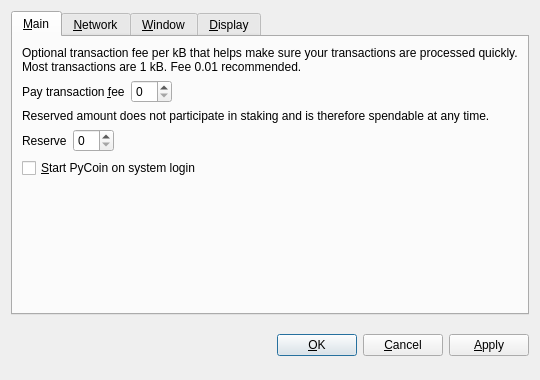
<?xml version="1.0" encoding="UTF-8"?>
<ui version="4.0">
 <class>OptionsDialog</class>
 <widget class="QDialog" name="OptionsDialog">
  <property name="geometry">
   <rect>
    <x>0</x>
    <y>0</y>
    <width>540</width>
    <height>380</height>
   </rect>
  </property>
  <property name="windowTitle">
   <string>Options</string>
  </property>
  <property name="modal">
   <bool>true</bool>
  </property>
  <layout class="QVBoxLayout" name="verticalLayout">
   <item>
    <widget class="QTabWidget" name="tabWidget">
     <property name="tabPosition">
      <enum>QTabWidget::North</enum>
     </property>
     <property name="currentIndex">
      <number>0</number>
     </property>
     <widget class="QWidget" name="tabMain">
      <attribute name="title">
       <string>&amp;Main</string>
      </attribute>
      <layout class="QVBoxLayout" name="verticalLayout_Main">
       <item>
        <widget class="QLabel" name="transactionFeeInfoLabel">
         <property name="text">
          <string>Optional transaction fee per kB that helps make sure your transactions are processed quickly. Most transactions are 1 kB. Fee 0.01 recommended.</string>
         </property>
         <property name="textFormat">
          <enum>Qt::PlainText</enum>
         </property>
         <property name="wordWrap">
          <bool>true</bool>
         </property>
        </widget>
       </item>
       <item>
        <layout class="QHBoxLayout" name="horizontalLayoutFee">
         <item>
          <widget class="QLabel" name="transactionFeeLabel">
           <property name="text">
            <string>Pay transaction &amp;fee</string>
           </property>
           <property name="textFormat">
            <enum>Qt::PlainText</enum>
           </property>
           <property name="buddy">
            <cstring>transactionFee</cstring>
           </property>
          </widget>
         </item>
         <item>
          <widget class="BitcoinAmountField" name="transactionFee"/>
         </item>
         <item>
          <spacer name="horizontalSpacerFee">
           <property name="orientation">
            <enum>Qt::Horizontal</enum>
           </property>
           <property name="sizeHint" stdset="0">
            <size>
             <width>40</width>
             <height>20</height>
            </size>
           </property>
          </spacer>
         </item>
        </layout>
       </item>
       <item>
        <widget class="QLabel" name="reserveBalanceInfoLabel">
         <property name="text">
          <string>Reserved amount does not participate in staking and is therefore spendable at any time.</string>
         </property>
         <property name="textFormat">
          <enum>Qt::PlainText</enum>
         </property>
         <property name="wordWrap">
          <bool>true</bool>
         </property>
        </widget>
       </item>
       <item>
        <layout class="QHBoxLayout" name="horizontalLayoutReserveBalance">
         <item>
          <widget class="QLabel" name="reserveBalanceLabel">
           <property name="text">
            <string>Reserve</string>
           </property>
           <property name="textFormat">
            <enum>Qt::PlainText</enum>
           </property>
           <property name="buddy">
            <cstring>reserveBalance</cstring>
           </property>
          </widget>
         </item>
         <item>
          <widget class="BitcoinAmountField" name="reserveBalance"/>
         </item>
         <item>
          <spacer name="horizontalSpacerReserveBalance">
           <property name="orientation">
            <enum>Qt::Horizontal</enum>
           </property>
           <property name="sizeHint" stdset="0">
            <size>
             <width>40</width>
             <height>20</height>
            </size>
           </property>
          </spacer>
         </item>
        </layout>
       </item>
       <item>
        <widget class="QCheckBox" name="bitcoinAtStartup">
         <property name="toolTip">
          <string>Automatically start PyCoin after logging in to the system.</string>
         </property>
         <property name="text">
          <string>&amp;Start PyCoin on system login</string>
         </property>
        </widget>
       </item>
       <item>
        <spacer name="verticalSpacer_Main">
         <property name="orientation">
          <enum>Qt::Vertical</enum>
         </property>
         <property name="sizeHint" stdset="0">
          <size>
           <width>20</width>
           <height>40</height>
          </size>
         </property>
        </spacer>
       </item>
      </layout>
     </widget>
     <widget class="QWidget" name="tabNetwork">
      <attribute name="title">
       <string>&amp;Network</string>
      </attribute>
      <layout class="QVBoxLayout" name="verticalLayout_Network">
       <item>
        <widget class="QCheckBox" name="mapPortUpnp">
         <property name="toolTip">
          <string>Automatically open the PyCoin client port on the router. This only works when your router supports UPnP and it is enabled.</string>
         </property>
         <property name="text">
          <string>Map port using &amp;UPnP</string>
         </property>
        </widget>
       </item>
       <item>
        <widget class="QCheckBox" name="connectSocks">
         <property name="toolTip">
          <string>Connect to the PyCoin network through a SOCKS proxy (e.g. when connecting through Tor).</string>
         </property>
         <property name="text">
          <string>&amp;Connect through SOCKS proxy:</string>
         </property>
        </widget>
       </item>
       <item>
        <layout class="QHBoxLayout" name="horizontalLayout_Network">
         <item>
          <widget class="QLabel" name="proxyIpLabel">
           <property name="text">
            <string>Proxy &amp;IP:</string>
           </property>
           <property name="textFormat">
            <enum>Qt::PlainText</enum>
           </property>
           <property name="buddy">
            <cstring>proxyIp</cstring>
           </property>
          </widget>
         </item>
         <item>
          <widget class="QValidatedLineEdit" name="proxyIp">
           <property name="maximumSize">
            <size>
             <width>140</width>
             <height>16777215</height>
            </size>
           </property>
           <property name="toolTip">
            <string>IP address of the proxy (e.g. 127.0.0.1)</string>
           </property>
          </widget>
         </item>
         <item>
          <widget class="QLabel" name="proxyPortLabel">
           <property name="text">
            <string>&amp;Port:</string>
           </property>
           <property name="textFormat">
            <enum>Qt::PlainText</enum>
           </property>
           <property name="buddy">
            <cstring>proxyPort</cstring>
           </property>
          </widget>
         </item>
         <item>
          <widget class="QLineEdit" name="proxyPort">
           <property name="maximumSize">
            <size>
             <width>55</width>
             <height>16777215</height>
            </size>
           </property>
           <property name="toolTip">
            <string>Port of the proxy (e.g. 9050)</string>
           </property>
          </widget>
         </item>
         <item>
          <widget class="QLabel" name="socksVersionLabel">
           <property name="text">
            <string>SOCKS &amp;Version:</string>
           </property>
           <property name="textFormat">
            <enum>Qt::PlainText</enum>
           </property>
           <property name="buddy">
            <cstring>socksVersion</cstring>
           </property>
          </widget>
         </item>
         <item>
          <widget class="QValueComboBox" name="socksVersion">
           <property name="toolTip">
            <string>SOCKS version of the proxy (e.g. 5)</string>
           </property>
          </widget>
         </item>
         <item>
          <spacer name="horizontalSpacer_Network">
           <property name="orientation">
            <enum>Qt::Horizontal</enum>
           </property>
           <property name="sizeHint" stdset="0">
            <size>
             <width>40</width>
             <height>20</height>
            </size>
           </property>
          </spacer>
         </item>
        </layout>
       </item>
       <item>
        <spacer name="verticalSpacer_Network">
         <property name="orientation">
          <enum>Qt::Vertical</enum>
         </property>
         <property name="sizeHint" stdset="0">
          <size>
           <width>20</width>
           <height>40</height>
          </size>
         </property>
        </spacer>
       </item>
      </layout>
     </widget>
     <widget class="QWidget" name="tabWindow">
      <attribute name="title">
       <string>&amp;Window</string>
      </attribute>
      <layout class="QVBoxLayout" name="verticalLayout_Window">
       <item>
        <widget class="QCheckBox" name="minimizeToTray">
         <property name="toolTip">
          <string>Show only a tray icon after minimizing the window.</string>
         </property>
         <property name="text">
          <string>&amp;Minimize to the tray instead of the taskbar</string>
         </property>
        </widget>
       </item>
       <item>
        <widget class="QCheckBox" name="minimizeOnClose">
         <property name="toolTip">
          <string>Minimize instead of exit the application when the window is closed. When this option is enabled, the application will be closed only after selecting Quit in the menu.</string>
         </property>
         <property name="text">
          <string>M&amp;inimize on close</string>
         </property>
        </widget>
       </item>
       <item>
        <spacer name="verticalSpacer_Window">
         <property name="orientation">
          <enum>Qt::Vertical</enum>
         </property>
         <property name="sizeHint" stdset="0">
          <size>
           <width>20</width>
           <height>40</height>
          </size>
         </property>
        </spacer>
       </item>
      </layout>
     </widget>
     <widget class="QWidget" name="tabDisplay">
      <attribute name="title">
       <string>&amp;Display</string>
      </attribute>
      <layout class="QVBoxLayout" name="verticalLayout_Display">
       <item>
        <layout class="QHBoxLayout" name="horizontalLayout_1_Display">
         <item>
          <widget class="QLabel" name="langLabel">
           <property name="text">
            <string>User Interface &amp;language:</string>
           </property>
           <property name="textFormat">
            <enum>Qt::PlainText</enum>
           </property>
           <property name="buddy">
            <cstring>lang</cstring>
           </property>
          </widget>
         </item>
         <item>
          <widget class="QValueComboBox" name="lang">
           <property name="toolTip">
            <string>The user interface language can be set here. This setting will take effect after restarting PyCoin.</string>
           </property>
          </widget>
         </item>
        </layout>
       </item>
       <item>
        <layout class="QHBoxLayout" name="horizontalLayout_2_Display">
         <item>
          <widget class="QLabel" name="unitLabel">
           <property name="text">
            <string>&amp;Unit to show amounts in:</string>
           </property>
           <property name="textFormat">
            <enum>Qt::PlainText</enum>
           </property>
           <property name="buddy">
            <cstring>unit</cstring>
           </property>
          </widget>
         </item>
         <item>
          <widget class="QValueComboBox" name="unit">
           <property name="toolTip">
            <string>Choose the default subdivision unit to show in the interface and when sending coins.</string>
           </property>
          </widget>
         </item>
        </layout>
       </item>
       <item>
        <widget class="QCheckBox" name="displayAddresses">
         <property name="toolTip">
          <string>Whether to show PyCoin addresses in the transaction list or not.</string>
         </property>
         <property name="text">
          <string>&amp;Display addresses in transaction list</string>
         </property>
        </widget>
       </item>
       <item>
        <widget class="QCheckBox" name="coinControlFeatures">
         <property name="toolTip">
          <string>Whether to show coin control features or not.</string>
         </property>
         <property name="text">
          <string>Display coin &amp;control features (experts only!)</string>
         </property>
        </widget>
       </item>
       <item>
        <spacer name="verticalSpacer_Display">
         <property name="orientation">
          <enum>Qt::Vertical</enum>
         </property>
         <property name="sizeHint" stdset="0">
          <size>
           <width>20</width>
           <height>40</height>
          </size>
         </property>
        </spacer>
       </item>
      </layout>
     </widget>
    </widget>
   </item>
   <item>
    <layout class="QHBoxLayout" name="horizontalLayout_Buttons">
     <item>
      <spacer name="horizontalSpacer_1">
       <property name="orientation">
        <enum>Qt::Horizontal</enum>
       </property>
       <property name="sizeHint" stdset="0">
        <size>
         <width>40</width>
         <height>48</height>
        </size>
       </property>
      </spacer>
     </item>
     <item>
      <widget class="QLabel" name="statusLabel">
       <property name="font">
        <font>
         <weight>75</weight>
         <bold>true</bold>
        </font>
       </property>
       <property name="text">
        <string/>
       </property>
       <property name="textFormat">
        <enum>Qt::PlainText</enum>
       </property>
       <property name="wordWrap">
        <bool>true</bool>
       </property>
      </widget>
     </item>
     <item>
      <spacer name="horizontalSpacer_2">
       <property name="orientation">
        <enum>Qt::Horizontal</enum>
       </property>
       <property name="sizeHint" stdset="0">
        <size>
         <width>40</width>
         <height>48</height>
        </size>
       </property>
      </spacer>
     </item>
     <item>
      <widget class="QPushButton" name="okButton">
       <property name="text">
        <string>&amp;OK</string>
       </property>
      </widget>
     </item>
     <item>
      <widget class="QPushButton" name="cancelButton">
       <property name="text">
        <string>&amp;Cancel</string>
       </property>
       <property name="autoDefault">
        <bool>false</bool>
       </property>
      </widget>
     </item>
     <item>
      <widget class="QPushButton" name="applyButton">
       <property name="text">
        <string>&amp;Apply</string>
       </property>
       <property name="autoDefault">
        <bool>false</bool>
       </property>
      </widget>
     </item>
    </layout>
   </item>
  </layout>
 </widget>
 <customwidgets>
  <customwidget>
   <class>BitcoinAmountField</class>
   <extends>QSpinBox</extends>
   <header>bitcoinamountfield.h</header>
  </customwidget>
  <customwidget>
   <class>QValueComboBox</class>
   <extends>QComboBox</extends>
   <header>qvaluecombobox.h</header>
  </customwidget>
  <customwidget>
   <class>QValidatedLineEdit</class>
   <extends>QLineEdit</extends>
   <header>qvalidatedlineedit.h</header>
  </customwidget>
 </customwidgets>
 <resources/>
 <connections/>
</ui>
